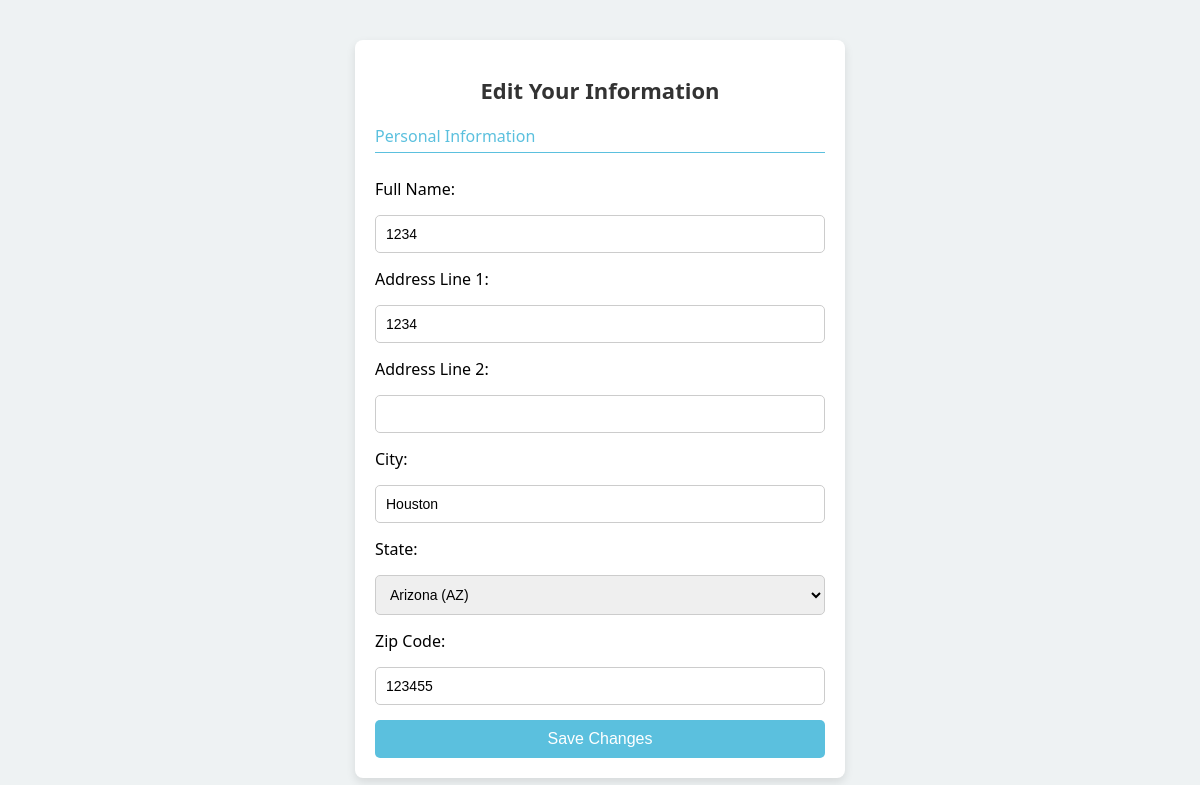
The page /edit_profile (signed in) on the database its author committed.
### tables this page shows
CREATE TABLE "Users" (
    id INTEGER PRIMARY KEY AUTOINCREMENT,
    email TEXT NOT NULL UNIQUE,
    password TEXT NOT NULL,
    full_name TEXT,
    address_1 TEXT,
    address_2 TEXT,
    city TEXT,
    state TEXT,
    zip_code TEXT,
    role TEXT CHECK(role IN ('volunteer', 'admin')) DEFAULT 'volunteer',
    skills TEXT,  -- Ensure skills is set as TEXT
    availability_start DATE,
    availability_end DATE
);

### server.py (the view)
@app.route('/edit_profile', methods=['GET'])
def edit_profile():
    if 'user_id' not in session:
        return redirect(url_for('splash_screen'))
    user_query = "SELECT * FROM Users WHERE id = :user_id"
    user_df = pd.read_sql(user_query, engine, params={'user_id': session['user_id']})
    if user_df.empty:
        return "User not found."
    user = user_df.iloc[0].to_dict()
    user['skills'] = user['skills'].split(',') if user['skills'] else []
    return render_template('edit_profile.html', user=user)

### templates/edit_profile.html (shortened to what this page needs)
<!DOCTYPE html>
<html lang="en">
<head>
</head>
<body>
    <div class="edit-container">
        <h1>Edit Your Information</h1>
        <form action="/update_profile" method="post">
            <div class="section-title">Personal Information</div>
            <label for="full_name">Full Name:</label>
            <input type="text" name="full_name" id="full_name" value="{{ user['full_name'] }}" required>
            <label for="address_1">Address Line 1:</label>
            <input type="text" name="address_1" id="address_1" value="{{ user['address_1'] }}" required>
            <label for="address_2">Address Line 2:</label>
            <input type="text" name="address_2" id="address_2" value="{{ user['address_2'] }}">
            <label for="city">City:</label>
            <input type="text" name="city" id="city" value="{{ user['city'] }}" required>
            <label for="state">State:</label>
            <select name="state" id="state" required>
                <option value="AZ" {% if user['state'] == 'AZ' %}selected{% endif %}>Arizona (AZ)</option>
            </select>
            <label for="zip_code">Zip Code:</label>
            <input type="text" name="zip_code" id="zip_code" value="{{ user['zip_code'] }}" required pattern="\d{5,}" title="Please enter at least 5 digits for the zip code">
            <input type="submit" value="Save Changes">
        </form>
    </div>
</body>
</html>

### templates/edit_profile.html (style rules this page uses)
body { font-family: 'Segoe UI', Tahoma, Geneva, Verdana, sans-serif; background-color: #eef2f3; display: flex; justify-content: center; align-items: flex-start; height: 100vh; margin: 0; overflow-y: auto; }
.edit-container { background-color: #fff; padding: 20px; border-radius: 8px; box-shadow: 0 4px 10px rgba(0, 0, 0, 0.1); width: 90%; max-width: 450px; margin: 40px 0; }
h1 { text-align: center; margin-bottom: 20px; font-size: 22px; color: #333; }
form { display: flex; flex-direction: column; gap: 15px; }
input, select { width: 100%; padding: 10px; font-size: 14px; border-radius: 5px; border: 1px solid #ccc; box-sizing: border-box; }
input[type="submit"] { background-color: #5bc0de; border: none; color: white; cursor: pointer; font-size: 16px; }
select { height: 40px; overflow-y: auto; }
.section-title { font-size: 16px; color: #5bc0de; margin-bottom: 10px; border-bottom: 1px solid #5bc0de; padding-bottom: 5px; }

### rows shown on the page
Users: full_name "1234", address_1 "1234", city "Houston", state "Arizona (AZ)", zip_code "123455"
